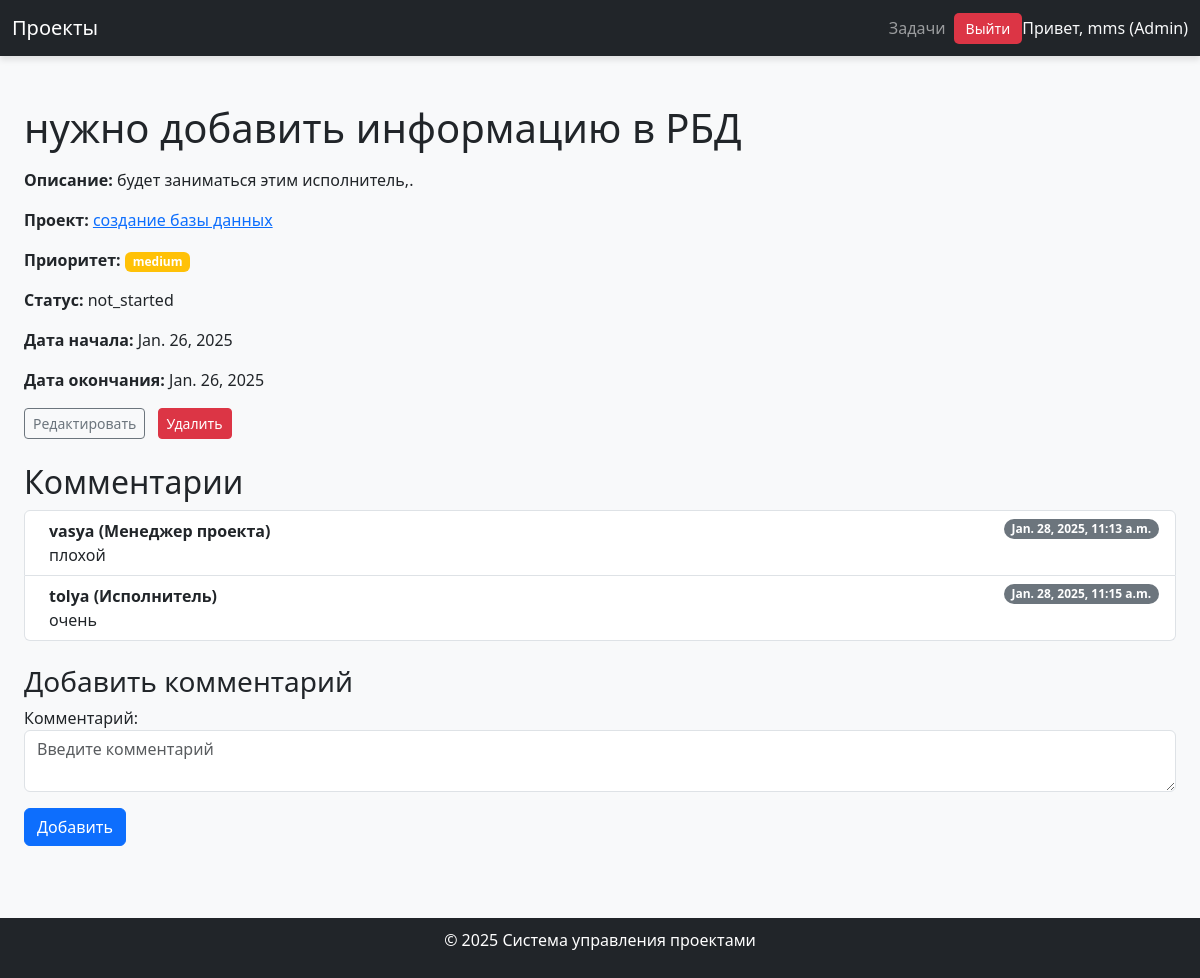
Page /task/1/ (signed in) on the committed database.
### projects/models.py (models this page shows, shortened)
class CustomUser(AbstractUser):
    ROLE_CHOICES = [
        ('admin', 'Администратор'),
        ('manager', 'Менеджер проекта'),
        ('executor', 'Исполнитель'),
    ]
    role = models.CharField(
        max_length=10,
        choices=ROLE_CHOICES,
        default='executor',
        verbose_name='Роль'
    )
    def __str__(self):
        return f"{self.username} ({self.get_role_display()})"

class Task(models.Model):
    PRIORITY_CHOICES = [
        ('high', 'Высокий'),
        ('medium', 'Средний'),
        ('low', 'Низкий'),
    ]
    STATUS_CHOICES = [
        ('not_started', 'Не начата'),
        ('in_progress', 'В процессе'),
        ('completed', 'Завершена'),
    ]
    project = models.ForeignKey(
        Project,
        on_delete=models.CASCADE,
        related_name='tasks',
        verbose_name='Проект'
    )
    executor = models.ForeignKey(
        settings.AUTH_USER_MODEL,
        on_delete=models.SET_NULL,
        related_name='tasks',
        verbose_name='Исполнитель',
        blank=True,
        null=True
    )
    name = models.CharField(max_length=100, verbose_name='Название')
    description = models.TextField(verbose_name='Описание', blank=True)
    priority = models.CharField(
        max_length=10,
        choices=PRIORITY_CHOICES,
        default='medium',
        verbose_name='Приоритет'
    )
    status = models.CharField(
        max_length=15,
        choices=STATUS_CHOICES,
        default='not_started',
        verbose_name='Статус'
    )
    start_date = models.DateField(verbose_name='Дата начала')
    end_date = models.DateField(verbose_name='Дата окончания', blank=True, null=True)

class Project(models.Model):
    STATUS_CHOICES = [
        ('active', 'Активный'),
        ('completed', 'Завершен'),
        ('paused', 'Приостановлен'),
    ]
    name = models.CharField(max_length=100, verbose_name='Название')
    description = models.TextField(verbose_name='Описание', blank=True)
    start_date = models.DateField(verbose_name='Дата начала')
    end_date = models.DateField(verbose_name='Дата окончания', blank=True, null=True)
    status = models.CharField(
        max_length=10,
        choices=STATUS_CHOICES,
        default='active',
        verbose_name='Статус'
    )
    manager = models.ForeignKey(
        settings.AUTH_USER_MODEL,
        on_delete=models.SET_NULL,
        related_name='managed_projects',
        verbose_name='Менеджер проекта',
        blank=True,
        null=True
    )
    executor = models.ForeignKey(  # Исполнитель проекта (можно назначить в проекте)
        settings.AUTH_USER_MODEL,
        on_delete=models.SET_NULL,
        related_name='assigned_projects',
        verbose_name='Исполнитель проекта',
        blank=True,
        null=True
    )

class Comment(models.Model):
    task = models.ForeignKey(
        Task,
        on_delete=models.CASCADE,
        related_name='comments',
        verbose_name='Задача'
    )
    author = models.ForeignKey(
        settings.AUTH_USER_MODEL,
        on_delete=models.CASCADE,
        related_name='comments',
        verbose_name='Автор'
    )
    content = models.TextField(verbose_name='Комментарий')
    created_at = models.DateTimeField(auto_now_add=True, verbose_name='Дата создания')

### projects/views.py (the view)
# urls.py: path('task/<int:pk>/', TaskDetailView.as_view(), name='task_detail'),
class TaskDetailView(LoginRequiredMixin, UserPassesTestMixin, DetailView):
    model = Task
    template_name = 'projects/task_detail.html'
    context_object_name = 'task'
    login_url = 'login'
    def get_context_data(self, **kwargs):
        context = super().get_context_data(**kwargs)
        context['form'] = CommentForm()
        return context
    def test_func(self):
        task = self.get_object()
        user = self.request.user
        if user.is_authenticated and hasattr(user, 'role'):
            if user.role == 'executor':
                return (task.executor == user)
            return user.role in ['admin', 'manager']
        return False

### projects/forms.py
class CommentForm(forms.ModelForm):
    class Meta:
        model = Comment
        fields = ['content']
        widgets = {
            'content': forms.Textarea(attrs={'class': 'form-control', 'rows': 2, 'placeholder': 'Введите комментарий'}),
        }
        labels = {
            'content': 'Комментарий',
        }

### projects/templates/projects/task_detail.html (shortened to what this page needs)
{% extends 'base.html' %}
{% block content %}
<div class="container py-4">
    <div class="mb-4">
        <h1 class="mb-3">{{ task.name }}</h1>
        <p><strong>Описание:</strong> {{ task.description }}</p>
        <p><strong>Проект:</strong> <a href="{% url 'project_detail' task.project.id %}">{{ task.project.name }}</a></p>
        <p>
            <strong>Приоритет:</strong>
            <span class="badge
                {% if task.priority == 'high' %}bg-danger
                {% elif task.priority == 'medium' %}bg-warning
                {% else %}bg-success
                {% endif %}">
                {{ task.priority }}
            </span>
        </p>
        <p><strong>Статус:</strong> {{ task.status }}</p>
        <p><strong>Дата начала:</strong> {{ task.start_date }}</p>
        <p><strong>Дата окончания:</strong> {{ task.end_date }}</p>
        <div class="mt-3">
            {% if request.user.is_authenticated %}
                {% if request.user.role == 'admin' or request.user.role == 'manager' %}
                    <a href="{% url 'task_edit' task.pk %}" class="btn btn-outline-secondary btn-sm me-2">Редактировать</a>
                    <a href="{% url 'task_delete' task.pk %}" class="btn btn-danger btn-sm" onclick="return confirm('Вы уверены, что хотите удалить задачу?');">Удалить</a>
                {% elif request.user.role == 'executor' and task.executor == request.user %}
                    <a href="{% url 'task_update_status' task.pk %}" class="btn btn-warning btn-sm">Обновить статус</a>
                {% endif %}
            {% endif %}
        </div>
    </div>
    <div class="mb-4">
        <h2>Комментарии</h2>
        <ul class="list-group">
            {% for comment in task.comments.all %}
                <li class="list-group-item d-flex justify-content-between align-items-start">
                    <div class="ms-2 me-auto">
                        <div class="fw-bold">{{ comment.author }}</div>
                        {{ comment.content }}
                    </div>
                    <span class="badge bg-secondary rounded-pill">{{ comment.created_at }}</span>
                </li>
            {% empty %}
                <li class="list-group-item text-muted">Комментариев пока нет.</li>
            {% endfor %}
        </ul>
    </div>
    {% if request.user.is_authenticated %}
        <div class="mb-4">
            <h3>Добавить комментарий</h3>
            <form method="post" action="{% url 'add_comment' task.id %}">
                <div class="mb-3">
                    {{ form.as_p }}
                </div>
                <button type="submit" class="btn btn-primary">Добавить</button>
            </form>
        </div>
    {% else %}
        <p class="text-muted">Чтобы оставить комментарий, пожалуйста, <a href="{% url 'login' %}">войдите</a> в систему.</p>
    {% endif %}
</div>
{% endblock %}

### projects/templates/base.html (shortened to what this page needs)
<!DOCTYPE html>
<html lang="en">
<head>
    <link href="https://cdn.jsdelivr.net/npm/bootstrap@5.3.0-alpha3/dist/css/bootstrap.min.css" rel="stylesheet">
</head>
<body>
    <nav class="navbar navbar-expand-lg navbar-dark bg-dark">
        <div class="container">
            <a class="navbar-brand" href="{% url 'project_list' %}">Проекты</a>
            <div class="collapse navbar-collapse" id="navbarNav">
                <ul class="navbar-nav ms-auto align-items-center">
                    {% if user.is_authenticated %}
                        <li class="nav-item">
                            <a class="nav-link" href="{% url 'task_list' %}">Задачи</a>
                        </li>
                        <li class="nav-item logout-btn">
                            <form method="post" action="{% url 'logout' %}">
                                <button type="submit" class="btn btn-danger btn-sm">Выйти</button>
                            </form>
                        </li>
                        <li class="nav-item">
                            <span class="navbar-text text-light">
                                Привет, {{ user.username }}{% if user.role %} ({{ user.role|capfirst }}){% endif %}
                            </span>
                        </li>
                    {% endif %}
                </ul>
            </div>
        </div>
    </nav>
    <div class="container py-4">
        {% block content %}
        {% endblock %}
    </div>
    <footer class="bg-dark text-white text-center">
        <p>&copy; 2025 Система управления проектами</p>
    </footer>
</body>
</html>

### projects/templates/base.html (style rules this page uses)
body { background-color: #f8f9fa; }
.navbar { box-shadow: 0 4px 6px rgba(0, 0, 0, 0.1); }
.container { max-width: 1200px; }
.logout-btn { border: none; background: none; padding: 0; }
.logout-btn button { color: white; background-color: #dc3545; border-radius: 5px; padding: 5px 12px; border: none; transition: background 0.3s ease; }
footer { position: relative; bottom: 0; width: 100%; padding: 10px 0; }

### rows in the picture
CustomUser: username "mms", role "Admin"
Task: name "нужно добавить информацию в РБД", description "будет заниматься этим исполнитель,.", project.name "создание базы данных", priority "medium", status "not_started", start_date "Jan. 26, 2025", end_date "Jan. 26, 2025"
Comment: author "vasya (Менеджер проекта)", content "плохой", created_at "Jan. 28, 2025, 11:13 a.m."
Comment: author "tolya (Исполнитель)", content "очень", created_at "Jan. 28, 2025, 11:15 a.m."
